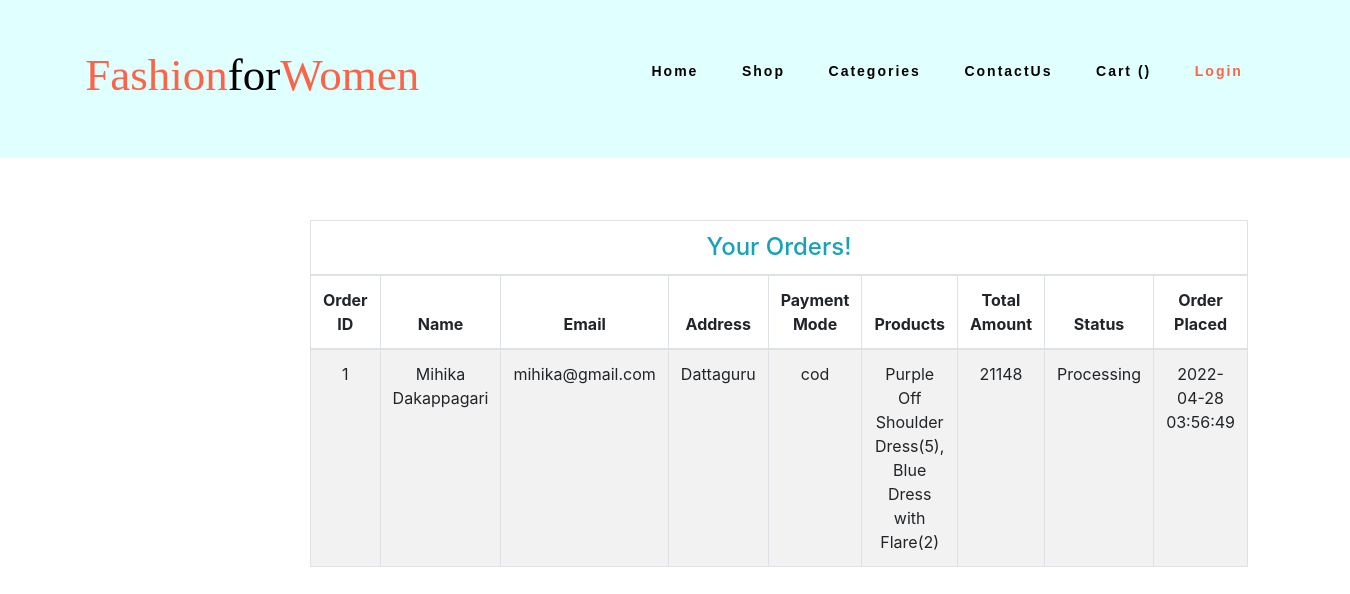
/vieworders.php?username=Mihikaa, run on the app's committed database.
### tables this page shows
CREATE TABLE `orders` (
  `id` int(11) NOT NULL,
  `name` varchar(100) NOT NULL,
  `username` text NOT NULL,
  `email` varchar(100) NOT NULL,
  `phone` varchar(100) NOT NULL,
  `address` varchar(100) NOT NULL,
  `pmode` varchar(50) NOT NULL,
  `products` varchar(100) NOT NULL,
  `amount_paid` varchar(100) NOT NULL,
  `order_status` text NOT NULL DEFAULT 'Processing',
  `date_added` timestamp NOT NULL DEFAULT current_timestamp() ON UPDATE current_timestamp()
);

### vieworders.php (the view, shortened to what this page needs)
<!DOCTYPE html>
<html lang="en">
<head>
    <link rel="stylesheet" href="css3.css">
  <link rel='stylesheet' href='https://cdnjs.cloudflare.com/ajax/libs/twitter-bootstrap/4.5.2/css/bootstrap.min.css' />
  <link rel='stylesheet' href='https://cdnjs.cloudflare.com/ajax/libs/font-awesome/5.9.0/css/all.min.css' />
</head>
<body>
<nav class="nav py-5">
<div class="logo">
  <h3><a href="home.html" class="logo-name" style="color:tomato;">Fashion<span class="between">for</span>Women</a></h3>
</div>
<ul class="nav-links">
  <li><a href="home.php">Home</a></li>
  <li><a href="shop.php">Shop</a></li>
  <li><a href="categories.php">Categories</a></li>
  <li><a href="contact.php">ContactUs</a></li>
  <li><a href="cart.php">Cart (<span id="cart-item" class="badge badeg-danger" style="background-color: crimson;border-radius: 3px;font-weight:bold;"></span>) </a></li>
  <li id="login">
  <?php if (session_id() == '' || !isset($_SESSION['username'])){?><a href="login.php">Login</a><?php }else { ?><div class="dropdown">
      <button class="dropbtn"><?php echo "Hi, ". $_SESSION['username'];}?> </button>
  </li>
</ul>
</nav>
  <div class="container" style="position:absolute;top:220px;left:200px">
    <div class="row justify-content-center">
      <div class="col-lg-10">
        <div class="table-responsive-md">
          <table class="table table-bordered table-striped text-center">
            <thead>
              <tr>
                <td colspan="9">
                  <h4 class="text-center text-info m-0">Your Orders!</h4>
                </td>
              </tr>
              <tr>
                <th>Order ID</th>
                <th>Name</th>
                <th>Email</th>
                <th>Address</th>
                <th>Payment Mode</th>
                <th>Products</th>
                <th>Total Amount</th>
                <th>Status</th>
                <th>Order Placed</th>
              </tr>
            </thead>
            <tbody>
              <?php
                require 'connect.php';
                $username = $_GET['username'];
                $sql = "SELECT * FROM orders WHERE username = '$username'";
                $stmt = $conn->prepare($sql);
                $stmt->execute();
                $result = $stmt->get_result();
                while ($row = $result->fetch_assoc()):
              ?>
              <tr>
                <td><?= $row['id'] ?></td>
                <td><?php echo $row['name']?></td>
                <td><?php echo $row['email']?></td>
                <td>
                <?php echo $row['address']?>
                </td>
                <td>
                <?php echo $row['pmode']?>
                </td>
                <td><?php echo $row['products']?></td>
                <td>
                <?php echo $row['amount_paid']?>
                </td>
                <td>
                <?php echo $row['order_status']?>
                </td>
                <td>
                <?php echo $row['date_added']?>
                </td>
              </tr>
              <?php endwhile; ?>
            </tbody>
          </table>
        </div>
      </div>
    </div>
  </div>
</body>
</html>

### css/css3.css (style rules this page uses)
.nav { display:flex; justify-content: space-around; align-items:center; min-height:10vh; background-color: lightcyan; position: fixed; width: 100%; top:0; z-index: 11; }
a { text-decoration: none; transition: .4s; }
.nav a { color:black; }
#login { color: tomato; }
#login a { color: tomato; }
.logo h3 { font-family: 'Sacramento', cursive; font-weight: 500; text-align: center; font-size:45px; }
.logo-name { color: tomato; }
.between { font-family: 'Lucida Calligraphy', cursive; color: black; }
.nav-links { display:flex; list-style: none; width:50%; justify-content: space-around; letter-spacing: 2px; font-weight: 600; font-size:14px; font-family: 'Montserrat', sans-serif; }

### data on the page
orders: id "1", name "Mihika Dakappagari", email "mihika@gmail.com", address "Dattaguru", pmode "cod", products "Purple Off Shoulder Dress(5), Blue Dress with Flare(2)", amount_paid "21148", order_status "Processing", date_added "2022-04-28 03:56:49"
